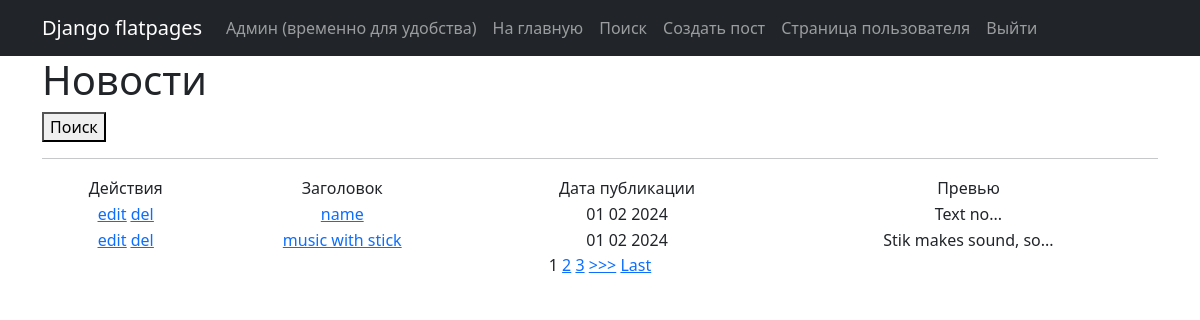
Page /news/ on the committed database.
### news/models.py (models this page shows, shortened)
class Post(models.Model):
    author = models.ForeignKey(Authors, on_delete=models.CASCADE)
    articleORnews = models.BooleanField()  # article true / news false
    date_time = models.DateTimeField(auto_now_add=True)
    m_to_m_cat = models.ManyToManyField(Category, through="PostCategory")
    name = models.CharField(max_length=255)
    text = models.TextField()
    rating = models.IntegerField(default=0)
    def preview(self):
        if not self.text:
            return 'No text'
        else:
            return self.text[:20] + '...'
    def self_name(self):
        if not self.name:
            return 'No name'
        else:
            return self.name

### news/views.py (the view)
# urls.py: path('', NewsList.as_view()),
class NewsList(ListView):
    model = Post
    ordering = '-date_time'
    template_name = 'news.html'
    context_object_name = 'news'
    paginate_by = 2
    def get_context_data(self, **kwargs):
        context = super().get_context_data(**kwargs)
        context['filter'] = NewsFilter(self.request.GET, queryset=self.get_queryset())
        context['form'] = NewsForm()
        return context

### templates/news.html (shortened to what this page needs)
{% extends 'flatpages/default.html' %}
{% block content %}
    <div class="col-lg-12 text-start">
    <h1>Новости</h1>
        <form action="search">
    <button>Поиск</button>
</form>
    <hr>
    {% if news %}
       <div class="col-lg-12 text-center">
       <table class="col-lg-12 text-center">
           <tr>
               <td>
                   Действия
               </td>
               <td>
                   Заголовок
               </td>
               <td>
                   Дата публикации
               </td>
               <td>
                   Превью
               </td>
           </tr>
           {% for post in news %}
           <tr>
               <td>
                   <a href="{% url 'post_update' post.id %}"><u>edit</u></a>
                   <a href="{% url 'post_delete' post.id %}"><u> del </u></a>
               </td>
               <td>
                   <a href="{% url 'post_detail' post.id %}">{{ post.self_name }}</a>
               </td>
               <td>
                   {{ post.date_time|date:'d m Y' }}
               </td>
               <td>
                   {{ post.preview }}
               </td>
           </tr>
           {% endfor %}
       </table>
       </div>
    {% else %}
        <h2>Нет новостей</h2>
    {% endif %}
    </div>
    <div class="col-lg-12 text-center">
{% if is_paginated %}
    {% for num in page_obj.paginator.page_range %}
        {% if page_obj.number == num %}
            <a>{{ num }}</a>
        {% elif num > page_obj.number|add:'-3' and num < page_obj.number|add:'3' %}            <a href="?page={{ num }}">{{ num }}</a>
        {% endif %}
    {% endfor %}
    {% if page_obj.has_next %}
        <a href="?page={{ page_obj.next_page_number }}">>>></a>
        <a href="?page={{ page_obj.paginator.num_pages }}">Last</a>
    {% endif %}
{% endif %}
    </div>
{% endblock content %}

### rows in the picture
Post: self_name "name", date_time "01 02 2024", preview "Text no..."
Post: self_name "music with stick", date_time "01 02 2024", preview "Stik makes sound, so..."

### other values in the picture
{{ num }} "1"
{{ num }} "2" "3"
